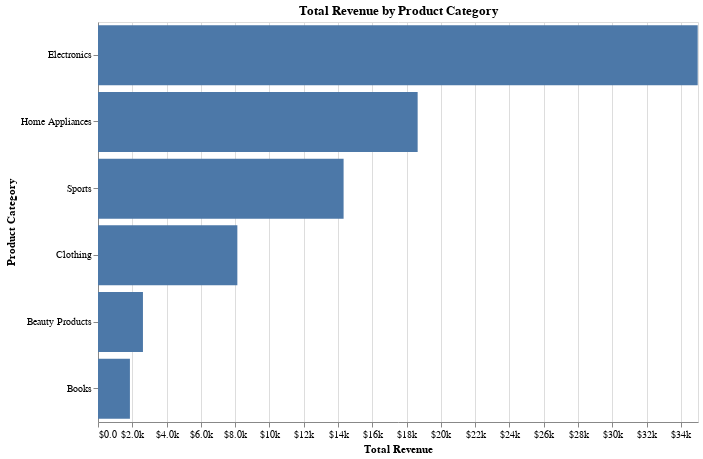

The notebook cell this image was saved under:
### Code cell
# Display the chart in Colab
chart_categories

### Figure 1 — Vega-Lite specification as saved in the notebook (floating-point values rounded to 4 significant figures)
{"config": {"view": {"continuousWidth": 300, "continuousHeight": 300}}, "data": {"name": "data-aa714705ed28a81940054ad9583616cb"}, "mark": {"type": "bar"}, "encoding": {"tooltip": [{"field": "Product Category", "type": "nominal"}, {"field": "Total Revenue", "format": "$.2f", "type": "quantitative"}], "x": {"axis": {"format": "$.2s"}, "field": "Total Revenue", "title": "Total Revenue", "type": "quantitative"}, "y": {"field": "Product Category", "sort": "-x", "title": "Product Category", "type": "nominal"}}, "height": 400, "params": [{"name": "param_11", "select": {"type": "interval", "encodings": ["x", "y"]}, "bind": "scales"}], "title": "Total Revenue by Product Category", "width": 600, "$schema": "https://vega.github.io/schema/vega-lite/v5.20.1.json", "datasets": {"data-aa714705ed28a81940054ad9583616cb": [{"Product Category": "Electronics", "Total Revenue": 34980.0}, {"Product Category": "Home Appliances", "Total Revenue": 18650.0}, {"Product Category": "Sports", "Total Revenue": 14330.0}, {"Product Category": "Clothing", "Total Revenue": 8129.0}, {"Product Category": "Beauty Products", "Total Revenue": 2622.0}, {"Product Category": "Books", "Total Revenue": 1862.0}]}}
